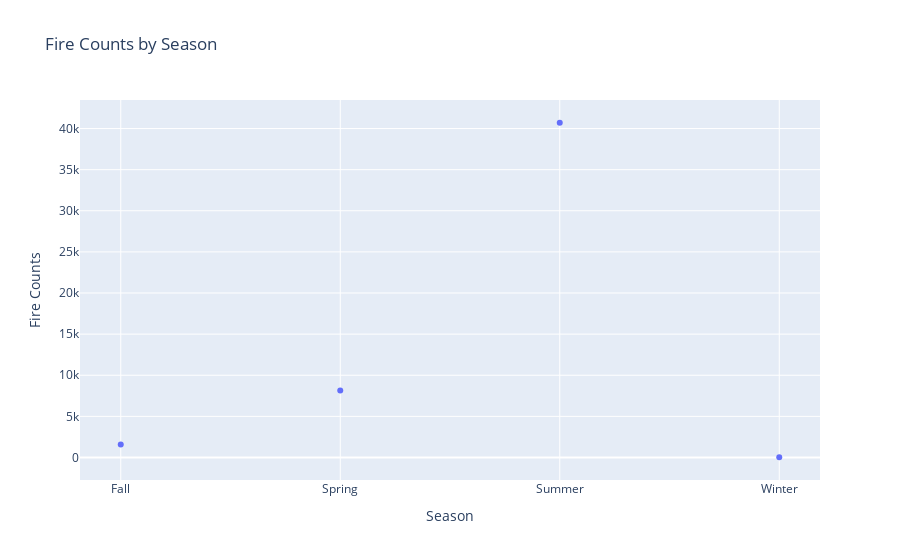

This figure's notebook cell:
### Code cell
import plotly.express as px

# Create the scatter plot
fig = px.scatter(fire_counts_by_season, x='Season', y='Fire_Counts', title='Fire Counts by Season')

# Update layout
fig.update_layout(
    xaxis=dict(title='Season', showgrid=True),  # Show gridlines on the x-axis
    yaxis=dict(title='Fire Counts', showgrid=True),  # Show gridlines on the y-axis
    hovermode='closest',
)

# Show the plot
fig.show()

### Figure 1 — Plotly figure (JSON) as saved in the notebook; plotly's stock layout.template omitted (floating-point values rounded to 4 significant figures)
{"data": [{"hovertemplate": "Season=%{x}<br>Fire_Counts=%{y}<extra></extra>", "legendgroup": "", "marker": {"color": "#636efa", "symbol": "circle"}, "mode": "markers", "name": "", "orientation": "v", "showlegend": false, "type": "scatter", "x": ["Fall", "Spring", "Summer", "Winter"], "xaxis": "x", "y": [1567, 8135, 40704, 29], "yaxis": "y"}], "layout": {"hovermode": "closest", "legend": {"tracegroupgap": 0}, "title": {"text": "Fire Counts by Season"}, "xaxis": {"anchor": "y", "domain": [0, 1], "showgrid": true, "title": {"text": "Season"}}, "yaxis": {"anchor": "x", "domain": [0, 1], "showgrid": true, "title": {"text": "Fire Counts"}}}}
